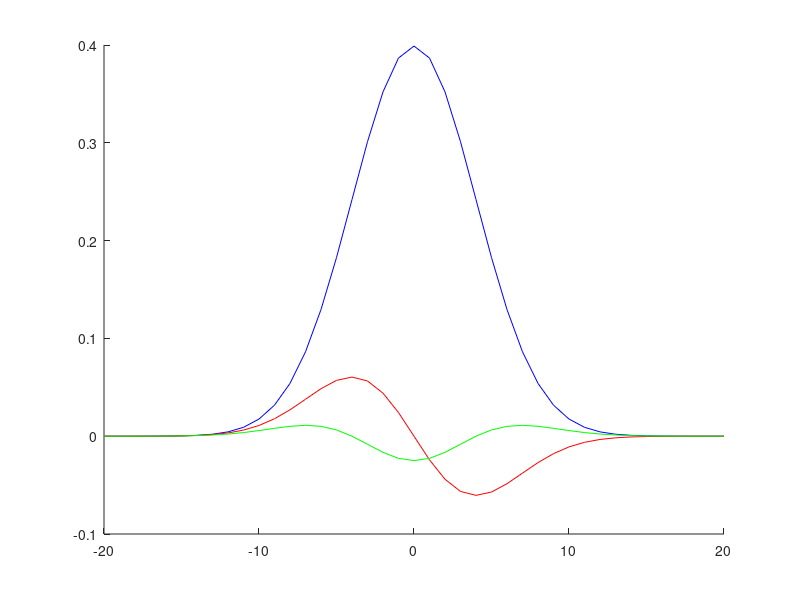

Here is the MATLAB script that generated this plot:
function [g,dg,ddg,x] = gaussian_filters_1d(varargin)
% aux function to make the 1d gaussian derivative filters

f_debug = (nargin==0 && nargout==0);
if f_debug, test_script(); return; end

[g,dg,ddg,x] = func(varargin{:});


%% The function
function [g,dg,ddg,x] = func(sigma, width)
if ~exist('sigma','var'), sigma = 1; end
if ~exist('width','var'), width = round(5*sigma); end

sigmasq = sigma^2;

x	= (-width:width);
k	= (2*pi)^-0.5; %Normalising factor without sigma
%k	= (2*pi*sigmasq)^-0.5; %Normalising factor with sigma

g	= k*exp(-0.5* (x.*x)/sigmasq);
dg	= -x/sigmasq .* g;
ddg	= (-1/sigmasq * g) - (x/sigmasq .* dg);

% Shift thefirst and second derivatives to have zero sum
% (will make little difference for sufficient filter width)
dg = dg - mean(dg);
ddg = ddg - mean(ddg);

%Don't do this!!
% g	= g / sum(abs(g));
% dg	= dg / sum(abs(dg));
% ddg	= ddg / sum(abs(ddg));


%% Test script
function test_script()

sigma = 4;
width = 5*sigma;

[g,dg,ddg,x] = func(sigma, width);

figure(1); clf; hold on;
plot(x,g,'b-');
plot(x,dg,'r-');
plot(x,ddg,'g-');
clear;

return

for i = 1:6
    switch i
        case 1, im = g'*dg; filename = 'Gx.png';
        case 2, im = dg'*g; filename = 'Gy.png';
        case 3, im = g'*ddg; filename = 'Gxx.png';
        case 4, im = ddg'*g; filename = 'Gyy.png';
        case 5, im = g'*ddg-ddg'*g; filename = 'Gxx-Gyy.png';
        case 6, im = dg'*dg; filename = 'Gxy.png';
    end

% 		im = im-min(im(:));
% 		im = im/max(im(:));
    im = uint8(127*(1+im/max(abs(im(:)))));

    figure(1); clf; colormap(gray(256));
    image(im);

    axis('image','off');
    imwrite(im,['S:\projects\mammography\matlab\papers\2011cvpr\figs\',filename]);
end
clear;
